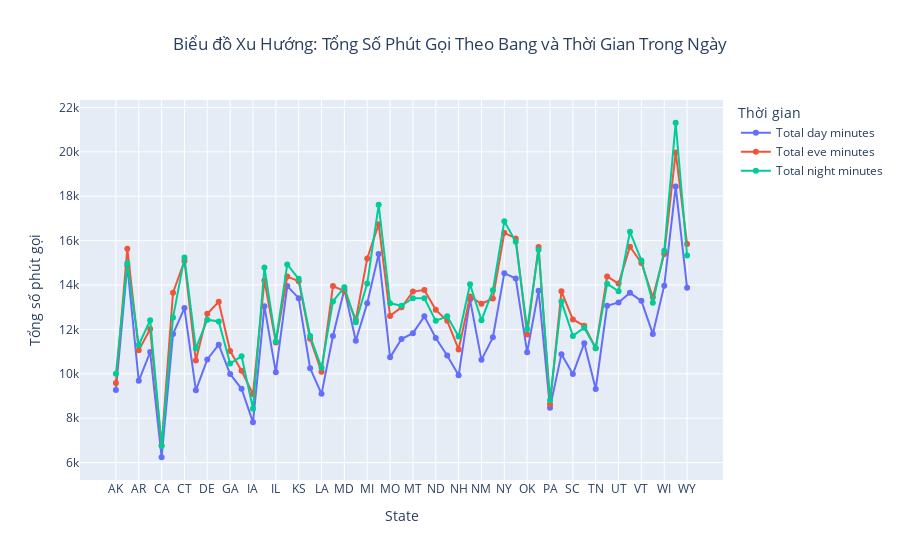

Notebook source saved alongside this figure:
### Code cell
df1 = tele.groupby('State').sum().reset_index()
fig = px.line(df1, x='State', y=['Total day minutes', 'Total eve minutes', 'Total night minutes'],
              labels={'value': 'Tổng số phút gọi', 'variable': 'Thời gian'},
              title='Biểu đồ Xu Hướng: Tổng Số Phút Gọi Theo Bang và Thời Gian Trong Ngày')
fig.update_traces(mode='lines+markers')
fig.update_layout(title_x=0.5)
fig.show()

### Figure 1 — Plotly figure (JSON) as saved in the notebook; plotly's stock layout.template omitted (floating-point values rounded to 4 significant figures)
{"data": [{"hovertemplate": "Thời gian=Total day minutes<br>State=%{x}<br>Tổng số phút gọi=%{y}<extra></extra>", "legendgroup": "Total day minutes", "line": {"color": "#636efa", "dash": "solid"}, "marker": {"symbol": "circle"}, "mode": "lines+markers", "name": "Total day minutes", "orientation": "v", "showlegend": true, "type": "scatter", "x": ["AK", "AL", "AR", "AZ", "CA", "CO", "CT", "DC", "DE", "FL", "GA", "HI", "IA", "ID", "IL", "IN", "KS", "KY", "LA", "MA", "MD", "ME", "MI", "MN", "MO", "MS", "MT", "NC", "ND", "NE", "NH", "NJ", "NM", "NV", "NY", "OH", "OK", "OR", "PA", "RI", "SC", "SD", "TN", "TX", "UT", "VA", "VT", "WA", "WI", "WV", "WY"], "xaxis": "x", "y": [9276, 14880.0, 9686.0, 10980.0, 6241.0, 11795, 12960.0, 9254.0, 10650.0, 11310.0, 9991.0, 9326, 7815, 13040.0, 10070.0, 13950.0, 13410.0, 10250.0, 9097.0, 11710.0, 13806, 11490.0, 13180.0, 15400.0, 10740.0, 11570.0, 11830.0, 12590.0, 11615, 10830.0, 9930.0, 13340.0, 10630.0, 11640.0, 14530.0, 14300.0, 10970.0, 13750.0, 8477.0, 10890.0, 9986.0, 11380.0, 9316.0, 13070.0, 13217, 13650.0, 13290.0, 11797, 13970.0, 18440.0, 13870.0], "yaxis": "y"}, {"hovertemplate": "Thời gian=Total eve minutes<br>State=%{x}<br>Tổng số phút gọi=%{y}<extra></extra>", "legendgroup": "Total eve minutes", "line": {"color": "#EF553B", "dash": "solid"}, "marker": {"symbol": "circle"}, "mode": "lines+markers", "name": "Total eve minutes", "orientation": "v", "showlegend": true, "type": "scatter", "x": ["AK", "AL", "AR", "AZ", "CA", "CO", "CT", "DC", "DE", "FL", "GA", "HI", "IA", "ID", "IL", "IN", "KS", "KY", "LA", "MA", "MD", "ME", "MI", "MN", "MO", "MS", "MT", "NC", "ND", "NE", "NH", "NJ", "NM", "NV", "NY", "OH", "OK", "OR", "PA", "RI", "SC", "SD", "TN", "TX", "UT", "VA", "VT", "WA", "WI", "WV", "WY"], "xaxis": "x", "y": [9583.0, 15637, 11060.0, 12020.0, 6765, 13650.0, 15080.0, 10600.0, 12700.0, 13250.0, 11020.0, 10140.0, 9082.0, 14210.0, 11410.0, 14380.0, 14180.0, 11580.0, 10090.0, 13950.0, 13720.0, 12430.0, 15200.0, 16740.0, 12610.0, 13000.0, 13700.0, 13770.0, 12880.0, 12390.0, 11100.0, 13480.0, 13156, 13390.0, 16350.0, 16100.0, 11770.0, 15720.0, 8624.0, 13720.0, 12450.0, 12160.0, 11160.0, 14380.0, 14060.0, 15720.0, 14990.0, 13450.0, 15400.0, 19970.0, 15850.0], "yaxis": "y"}, {"hovertemplate": "Thời gian=Total night minutes<br>State=%{x}<br>Tổng số phút gọi=%{y}<extra></extra>", "legendgroup": "Total night minutes", "line": {"color": "#00cc96", "dash": "solid"}, "marker": {"symbol": "circle"}, "mode": "lines+markers", "name": "Total night minutes", "orientation": "v", "showlegend": true, "type": "scatter", "x": ["AK", "AL", "AR", "AZ", "CA", "CO", "CT", "DC", "DE", "FL", "GA", "HI", "IA", "ID", "IL", "IN", "KS", "KY", "LA", "MA", "MD", "ME", "MI", "MN", "MO", "MS", "MT", "NC", "ND", "NE", "NH", "NJ", "NM", "NV", "NY", "OH", "OK", "OR", "PA", "RI", "SC", "SD", "TN", "TX", "UT", "VA", "VT", "WA", "WI", "WV", "WY"], "xaxis": "x", "y": [10001, 14980.0, 11300, 12420.0, 6749.0, 12530.0, 15240.0, 11140.0, 12440.0, 12360.0, 10460.0, 10800.0, 8426.0, 14790.0, 11460.0, 14930.0, 14280.0, 11703, 10270.0, 13260.0, 13903, 12330.0, 14064, 17610.0, 13180.0, 13060.0, 13410, 13410.0, 12390.0, 12590.0, 11680.0, 14030.0, 12412, 13770.0, 16870.0, 15950.0, 12010.0, 15590.0, 8814.0, 13260.0, 11710.0, 12080.0, 11150.0, 14060.0, 13720.0, 16400.0, 15110.0, 13203, 15540.0, 21310.0, 15340.0], "yaxis": "y"}], "layout": {"legend": {"title": {"text": "Thời gian"}, "tracegroupgap": 0}, "title": {"text": "Biểu đồ Xu Hướng: Tổng Số Phút Gọi Theo Bang và Thời Gian Trong Ngày", "x": 0.5}, "xaxis": {"anchor": "y", "domain": [0, 1], "title": {"text": "State"}}, "yaxis": {"anchor": "x", "domain": [0, 1], "title": {"text": "Tổng số phút gọi"}}}}
